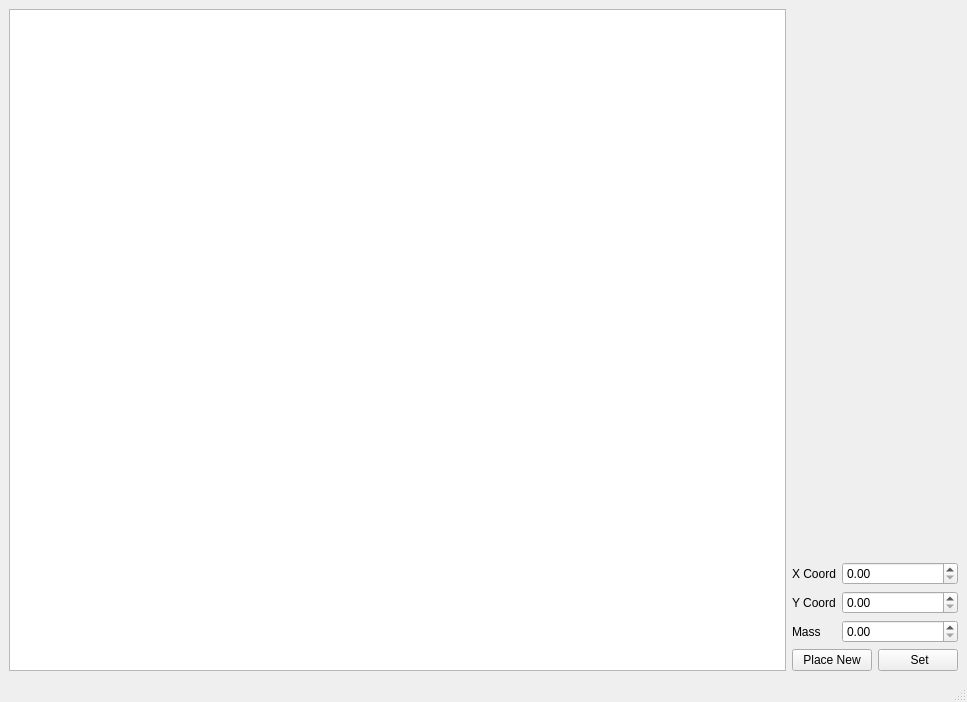
<?xml version="1.0" encoding="UTF-8"?>
<ui version="4.0">
 <class>MainWindow</class>
 <widget class="QMainWindow" name="MainWindow">
  <property name="geometry">
   <rect>
    <x>0</x>
    <y>0</y>
    <width>967</width>
    <height>702</height>
   </rect>
  </property>
  <property name="windowTitle">
   <string>MainWindow</string>
  </property>
  <widget class="QWidget" name="centralwidget">
   <layout class="QHBoxLayout" name="horizontalLayout">
    <item>
     <widget class="QGraphicsView" name="graphicsView"/>
    </item>
    <item>
     <layout class="QFormLayout" name="formLayout">
      <item row="1" column="0">
       <widget class="QLabel" name="label">
        <property name="text">
         <string>X Coord</string>
        </property>
       </widget>
      </item>
      <item row="1" column="1">
       <widget class="QDoubleSpinBox" name="x_spin"/>
      </item>
      <item row="2" column="0">
       <widget class="QLabel" name="label_2">
        <property name="text">
         <string>Y Coord</string>
        </property>
       </widget>
      </item>
      <item row="2" column="1">
       <widget class="QDoubleSpinBox" name="y_spin"/>
      </item>
      <item row="3" column="0">
       <widget class="QLabel" name="label_3">
        <property name="text">
         <string>Mass</string>
        </property>
       </widget>
      </item>
      <item row="3" column="1">
       <widget class="QDoubleSpinBox" name="mass_spin"/>
      </item>
      <item row="4" column="0" colspan="2">
       <layout class="QHBoxLayout" name="horizontalLayout_3">
        <item>
         <widget class="QPushButton" name="pushButton_3">
          <property name="text">
           <string>Place New</string>
          </property>
         </widget>
        </item>
        <item>
         <widget class="QPushButton" name="pushButton_2">
          <property name="text">
           <string> Set</string>
          </property>
         </widget>
        </item>
       </layout>
      </item>
      <item row="0" column="0" colspan="2">
       <spacer name="verticalSpacer">
        <property name="orientation">
         <enum>Qt::Vertical</enum>
        </property>
        <property name="sizeHint" stdset="0">
         <size>
          <width>20</width>
          <height>40</height>
         </size>
        </property>
       </spacer>
      </item>
     </layout>
    </item>
   </layout>
  </widget>
  <widget class="QMenuBar" name="menubar">
   <property name="geometry">
    <rect>
     <x>0</x>
     <y>0</y>
     <width>967</width>
     <height>22</height>
    </rect>
   </property>
  </widget>
  <widget class="QStatusBar" name="statusbar"/>
 </widget>
 <resources/>
 <connections/>
</ui>
